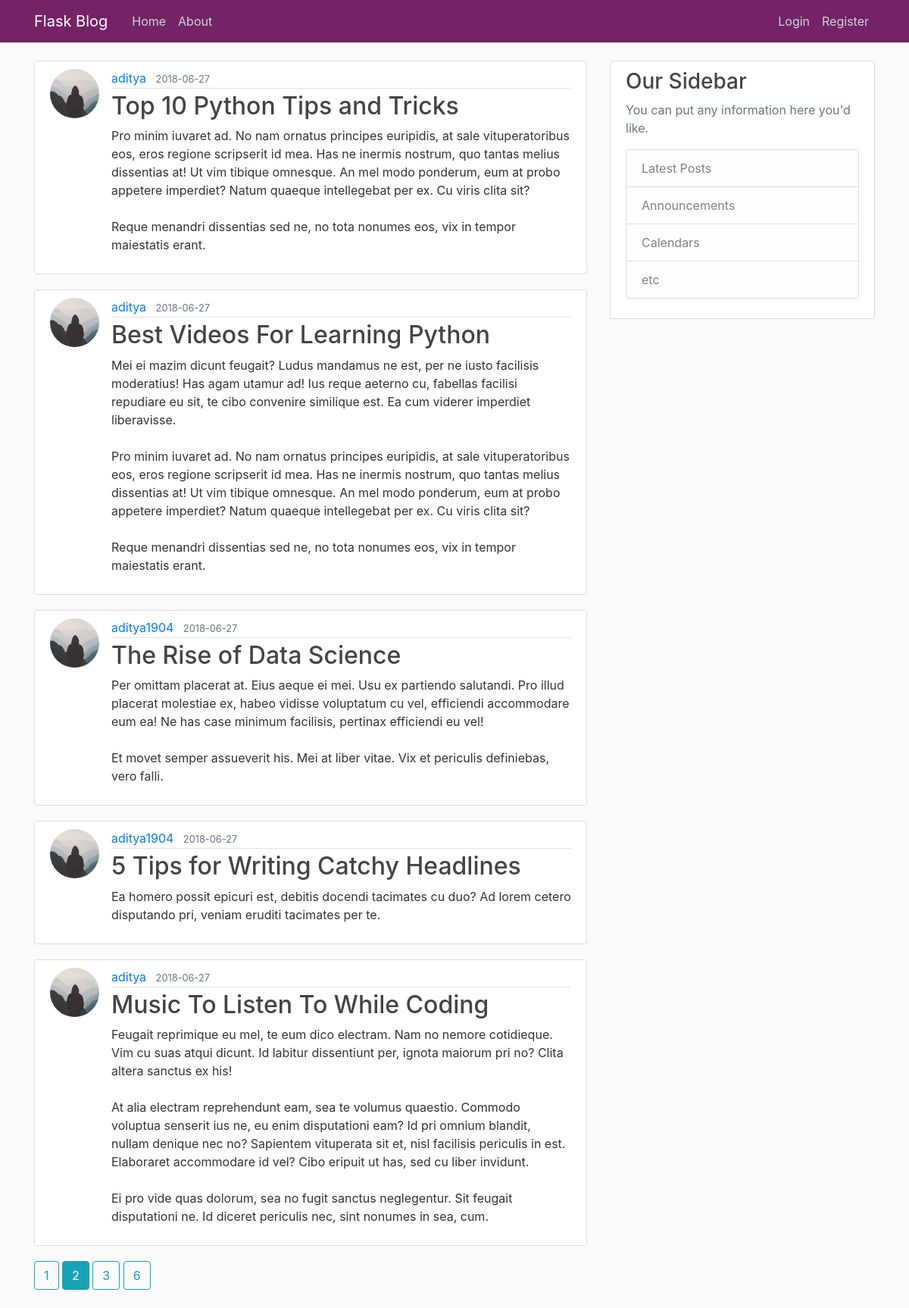
The page /home?page=2 on the database its author committed.
### flask_blog/models.py (models this page shows, shortened)
class Post(db.Model):
    id = db.Column(db.Integer, primary_key=True)
    title = db.Column(db.String(100), nullable=False)
    date_posted = db.Column(
        db.DateTime, nullable=False, default=datetime.utcnow)
    content = db.Column(db.Text, nullable=False)
    user_id = db.Column(db.Integer, db.ForeignKey('user.id'), nullable=False)

class User(db.Model, UserMixin):
    id = db.Column(db.Integer, primary_key=True)
    username = db.Column(db.String(20), unique=True, nullable=False)
    email = db.Column(db.String(120), unique=True, nullable=False)
    image_file = db.Column(db.String(20), nullable=False, default='default.jpg')
    password = db.Column(db.String(60), nullable=False)
    posts = db.relationship('Post', backref='author', lazy=True)

### flask_blog/routes.py (the view)
@app.route("/")
@app.route("/home")
def home():
    page = request.args.get('page',1,type=int)
    posts = Post.query.order_by(Post.date_posted.desc()).paginate(page,per_page = 5)
    return render_template('home.html', posts=posts)

### flask_blog/templates/home.html (shortened to what this page needs)
{% extends "layout.html" %}
{%block content%}
    {% for post in posts.items%}
        <article class="media content-section">
<img class="rounded-circle article-img" src="{{ url_for('static', filename='profile_pic/' + post.author.image_file) }}">
            <div class="media-body">
                <div class="article-metadata">
                    <a class="mr-2" href="{{ url_for('user_posts',username= post.author.username) }}">{{ post.author.username }}</a>
                    <small class="text-muted">{{ post.date_posted.strftime('%Y-%m-%d') }}</small>
                </div>
                <h2>
                    <a class="article-title" href="{{ url_for('post',post_id=post.id) }}">{{ post.title }}</a>
                </h2>
                <p class="article-content">{{ post.content }}</p>
            </div>
        </article>
    {%endfor%}
     {% for page_num in posts.iter_pages(left_edge =1 ,right_edge=1, left_current=1,right_current =2  )  %}
        {% if page_num %}
             {% if posts.page == page_num %}
            <a class="btn btn-info mb-4" href="{{url_for('home',page=page_num)}}">{{ page_num }}</a>
             {% else %}
            <a class="btn btn-outline-info mb-4" href="{{url_for('home',page=page_num)}}">{{ page_num }}</a>
             {% endif %}
        {% endif %}
     {%endfor%}
{% endblock content %}

### flask_blog/static/main.css (style rules this page uses)
body { background: #fafafa; color: #333333; margin-top: 5rem; }
h1, h2, h3, h4, h5, h6 { color: #444444; }
.content-section { background: #ffffff; padding: 10px 20px; border: 1px solid #dddddd; border-radius: 3px; margin-bottom: 20px; }
.article-title { color: #444444; }
.article-content { white-space: pre-line; }
.article-img { height: 65px; width: 65px; margin-right: 16px; }
.article-metadata { padding-bottom: 1px; margin-bottom: 4px; border-bottom: 1px solid #e3e3e3 }

### rows shown on the page
Post: image_file (placeholder picture), author.username "aditya", date_posted "2018-06-27", title "Top 10 Python Tips and Tricks", content "Pro minim iuvaret ad. No nam ornatus principes euripidis, at sale vituperatoribus eos, eros regione scripserit id mea. Has ne inermis nostrum, quo tantas melius dissentias at! Ut vim tibique omnesque. An mel modo ponderum, eum at probo appetere imperdiet? Natum quaeque intellegebat per ex. Cu viris clita sit? Reque menandri dissentias sed ne, no tota nonumes eos, vix in tempor maiestatis erant."
Post: image_file (placeholder picture), author.username "aditya", date_posted "2018-06-27", title "Best Videos For Learning Python", content "Mei ei mazim dicunt feugait? Ludus mandamus ne est, per ne iusto facilisis moderatius! Has agam utamur ad! Ius reque aeterno cu, fabellas facilisi repudiare eu sit, te cibo convenire similique est. Ea cum viderer imperdiet liberavisse. Pro minim iuvaret ad. No nam ornatus principes euripidis, at sale vituperatoribus eos, eros regione scripserit id mea. Has ne inermis nostrum, quo tantas melius dissentias at! Ut vim tibique omnesque. An mel modo ponderum, eum at probo appetere imperdiet? Natum quaeque intellegebat per ex. Cu viris clita sit? Reque menandri dissentias sed ne, no tota nonumes eos, vix in tempor maiestatis erant."
Post: image_file (placeholder picture), author.username "aditya1904", date_posted "2018-06-27", title "The Rise of Data Science", content "Per omittam placerat at. Eius aeque ei mei. Usu ex partiendo salutandi. Pro illud placerat molestiae ex, habeo vidisse voluptatum cu vel, efficiendi accommodare eum ea! Ne has case minimum facilisis, pertinax efficiendi eu vel! Et movet semper assueverit his. Mei at liber vitae. Vix et periculis definiebas, vero falli."
Post: image_file (placeholder picture), author.username "aditya1904", date_posted "2018-06-27", title "5 Tips for Writing Catchy Headlines", content "Ea homero possit epicuri est, debitis docendi tacimates cu duo? Ad lorem cetero disputando pri, veniam eruditi tacimates per te."
Post: image_file (placeholder picture), author.username "aditya", date_posted "2018-06-27", title "Music To Listen To While Coding", content "Feugait reprimique eu mel, te eum dico electram. Nam no nemore cotidieque. Vim cu suas atqui dicunt. Id labitur dissentiunt per, ignota maiorum pri no? Clita altera sanctus ex his! At alia electram reprehendunt eam, sea te volumus quaestio. Commodo voluptua senserit ius ne, eu enim disputationi eam? Id pri omnium blandit, nullam denique nec no? Sapientem vituperata sit et, nisl facilisis periculis in est. Elaboraret accommodare id vel? Cibo eripuit ut has, sed cu liber invidunt. Ei pro vide quas dolorum, sea no fugit sanctus neglegentur. Sit feugait disputationi ne. Id diceret periculis nec, sint nonumes in sea, cum."

### other values the page prints
{{ page_num }} "1" "3" "6"
{{ page_num }} "2"
